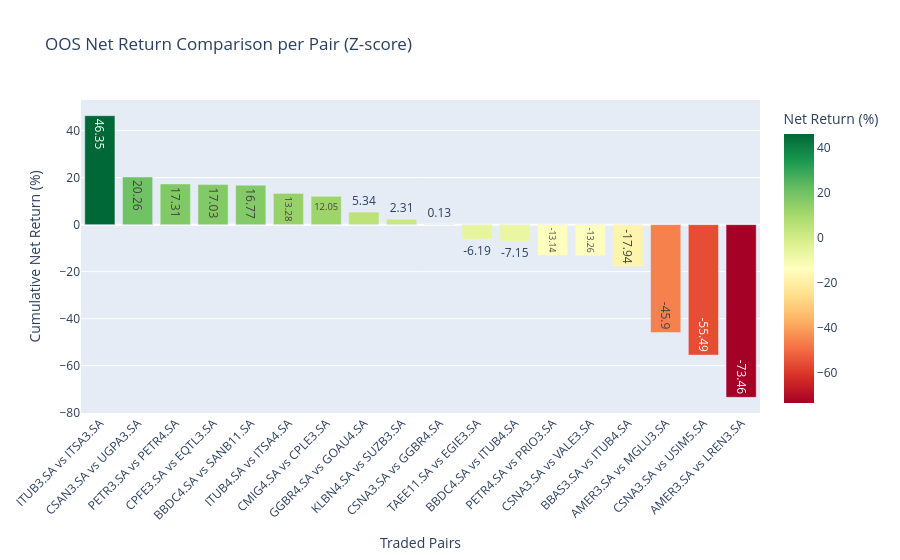
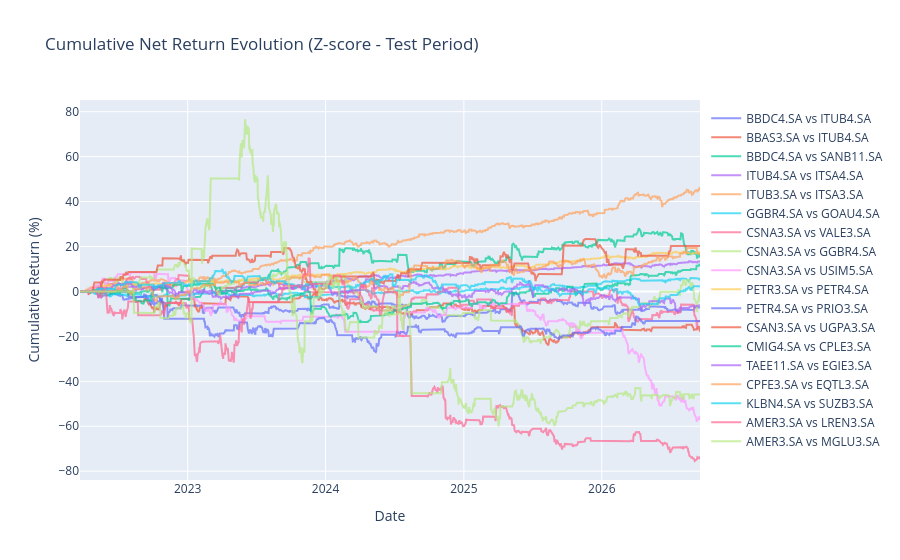

Write notebook code for charts like these, in order.
### Code cell
# ==============================================================================
# CONSOLIDATE METRICS AND VISUALIZE (OUT-OF-SAMPLE) - Z-SCORE
# ==============================================================================
summary_data = []

for pair_label, df in zscore_test_results.items():
    if df is not None and not df.empty:
        if is_compounding:
            gross_return = ((df['strategy_returns'].fillna(0.0) + 1.0).cumprod().iloc[-1] - 1.0) * 100.0
            net_return = ((df['net_strategy_returns'].fillna(0.0) + 1.0).cumprod().iloc[-1] - 1.0) * 100.0
        else:
            gross_return = df['strategy_returns'].fillna(0.0).sum() * 100.0
            net_return = df['net_strategy_returns'].fillna(0.0).sum() * 100.0
            
        cost_drag = gross_return - net_return
        summary_data.append({
            'Pair': pair_label,
            'Gross Return (%)': round(gross_return, 2),
            'Transaction Cost (%)': round(cost_drag, 2),
            'Net Return (%)': round(net_return, 2)
        })

if summary_data:
    df_summary = pd.DataFrame(summary_data).sort_values(by='Net Return (%)', ascending=False).reset_index(drop=True)
    calculation_mode = "COMPOUNDING (Reinvested)" if is_compounding else "SIMPLE (Fixed Size)"
    print(f"\nPERFORMANCE SUMMARY TABLE (OUT-OF-SAMPLE) - {calculation_mode}:\n")
    print(df_summary.to_string(index=False))

    fig_bar = px.bar(
        df_summary, x='Pair', y='Net Return (%)',
        title=f'OOS Net Return Comparison per Pair ({strategy_name_ZS})',
        color='Net Return (%)', color_continuous_scale='RdYlGn', text='Net Return (%)'
    )
    fig_bar.update_layout(xaxis_tickangle=-45, yaxis_title="Cumulative Net Return (%)", xaxis_title="Traded Pairs")
    fig_bar.show()

    fig_line = go.Figure()
    for pair_label, df in zscore_test_results.items():
        if df is not None and not df.empty:
            cum_returns = ((df['net_strategy_returns'].fillna(0.0) + 1.0).cumprod() - 1.0) * 100.0 if is_compounding else df['net_strategy_returns'].fillna(0.0).cumsum() * 100.0
            fig_line.add_trace(go.Scatter(x=df.index, y=cum_returns, mode='lines', name=pair_label, opacity=0.7))

    fig_line.update_layout(
        title=f'Cumulative Net Return Evolution ({strategy_name_ZS} - Test Period)',
        xaxis_title='Date', yaxis_title='Cumulative Return (%)', hovermode='x unified',
        legend=dict(yanchor="top", y=0.99, xanchor="left", x=1.01)
    )
    fig_line.show()

### Figure 1 — Plotly figure (JSON) as saved in the notebook; plotly's stock layout.template omitted (floating-point values rounded to 4 significant figures)
{"data": [{"alignmentgroup": "True", "hovertemplate": "Pair=%{x}<br>Net Return (%)=%{marker.color}<extra></extra>", "legendgroup": "", "marker": {"color": [46.35, 20.26, 17.31, 17.03, 16.77, 13.28, 12.05, 5.34, 2.31, 0.13, -6.19, -7.15, -13.14, -13.26, -17.94, -45.9, -55.49, -73.46], "coloraxis": "coloraxis", "pattern": {"shape": ""}}, "name": "", "offsetgroup": "", "orientation": "v", "showlegend": false, "text": [46.35, 20.26, 17.31, 17.03, 16.77, 13.28, 12.05, 5.34, 2.31, 0.13, -6.19, -7.15, -13.14, -13.26, -17.94, -45.9, -55.49, -73.46], "textposition": "auto", "type": "bar", "x": ["ITUB3.SA vs ITSA3.SA", "CSAN3.SA vs UGPA3.SA", "PETR3.SA vs PETR4.SA", "CPFE3.SA vs EQTL3.SA", "BBDC4.SA vs SANB11.SA", "ITUB4.SA vs ITSA4.SA", "CMIG4.SA vs CPLE3.SA", "GGBR4.SA vs GOAU4.SA", "KLBN4.SA vs SUZB3.SA", "CSNA3.SA vs GGBR4.SA", "TAEE11.SA vs EGIE3.SA", "BBDC4.SA vs ITUB4.SA", "PETR4.SA vs PRIO3.SA", "CSNA3.SA vs VALE3.SA", "BBAS3.SA vs ITUB4.SA", "AMER3.SA vs MGLU3.SA", "CSNA3.SA vs USIM5.SA", "AMER3.SA vs LREN3.SA"], "xaxis": "x", "y": [46.35, 20.26, 17.31, 17.03, 16.77, 13.28, 12.05, 5.34, 2.31, 0.13, -6.19, -7.15, -13.14, -13.26, -17.94, -45.9, -55.49, -73.46], "yaxis": "y"}], "layout": {"barmode": "relative", "coloraxis": {"colorbar": {"title": {"text": "Net Return (%)"}}, "colorscale": [[0, "rgb(165,0,38)"], [0.1, "rgb(215,48,39)"], [0.2, "rgb(244,109,67)"], [0.3, "rgb(253,174,97)"], [0.4, "rgb(254,224,139)"], [0.5, "rgb(255,255,191)"], [0.6, "rgb(217,239,139)"], [0.7, "rgb(166,217,106)"], [0.8, "rgb(102,189,99)"], [0.9, "rgb(26,152,80)"], [1, "rgb(0,104,55)"]]}, "legend": {"tracegroupgap": 0}, "title": {"text": "OOS Net Return Comparison per Pair (Z-score)"}, "xaxis": {"anchor": "y", "domain": [0, 1], "tickangle": -45, "title": {"text": "Traded Pairs"}}, "yaxis": {"anchor": "x", "domain": [0, 1], "title": {"text": "Cumulative Net Return (%)"}}}}

### Figure 2 — Plotly figure (JSON) as saved in the notebook; plotly's stock layout.template omitted (floating-point values rounded to 4 significant figures; data arrays with more than 128 entries replaced by an {"elided": "..."} marker saying what was removed)
{"data": [{"mode": "lines", "name": "BBDC4.SA vs ITUB4.SA", "opacity": 0.7, "type": "scatter", "x": {"elided": "1124 str values"}, "y": {"elided": "1124 float values"}}, {"mode": "lines", "name": "BBAS3.SA vs ITUB4.SA", "opacity": 0.7, "type": "scatter", "x": {"elided": "1124 str values"}, "y": {"elided": "1124 float values"}}, {"mode": "lines", "name": "BBDC4.SA vs SANB11.SA", "opacity": 0.7, "type": "scatter", "x": {"elided": "1124 str values"}, "y": {"elided": "1124 float values"}}, {"mode": "lines", "name": "ITUB4.SA vs ITSA4.SA", "opacity": 0.7, "type": "scatter", "x": {"elided": "1124 str values"}, "y": {"elided": "1124 float values"}}, {"mode": "lines", "name": "ITUB3.SA vs ITSA3.SA", "opacity": 0.7, "type": "scatter", "x": {"elided": "1124 str values"}, "y": {"elided": "1124 float values"}}, {"mode": "lines", "name": "GGBR4.SA vs GOAU4.SA", "opacity": 0.7, "type": "scatter", "x": {"elided": "1124 str values"}, "y": {"elided": "1124 float values"}}, {"mode": "lines", "name": "CSNA3.SA vs VALE3.SA", "opacity": 0.7, "type": "scatter", "x": {"elided": "1124 str values"}, "y": {"elided": "1124 float values"}}, {"mode": "lines", "name": "CSNA3.SA vs GGBR4.SA", "opacity": 0.7, "type": "scatter", "x": {"elided": "1124 str values"}, "y": {"elided": "1124 float values"}}, {"mode": "lines", "name": "CSNA3.SA vs USIM5.SA", "opacity": 0.7, "type": "scatter", "x": {"elided": "1124 str values"}, "y": {"elided": "1124 float values"}}, {"mode": "lines", "name": "PETR3.SA vs PETR4.SA", "opacity": 0.7, "type": "scatter", "x": {"elided": "1124 str values"}, "y": {"elided": "1124 float values"}}, {"mode": "lines", "name": "PETR4.SA vs PRIO3.SA", "opacity": 0.7, "type": "scatter", "x": {"elided": "1124 str values"}, "y": {"elided": "1124 float values"}}, {"mode": "lines", "name": "CSAN3.SA vs UGPA3.SA", "opacity": 0.7, "type": "scatter", "x": {"elided": "1124 str values"}, "y": {"elided": "1124 float values"}}, {"mode": "lines", "name": "CMIG4.SA vs CPLE3.SA", "opacity": 0.7, "type": "scatter", "x": {"elided": "1124 str values"}, "y": {"elided": "1124 float values"}}, {"mode": "lines", "name": "TAEE11.SA vs EGIE3.SA", "opacity": 0.7, "type": "scatter", "x": {"elided": "1124 str values"}, "y": {"elided": "1124 float values"}}, {"mode": "lines", "name": "CPFE3.SA vs EQTL3.SA", "opacity": 0.7, "type": "scatter", "x": {"elided": "1124 str values"}, "y": {"elided": "1124 float values"}}, {"mode": "lines", "name": "KLBN4.SA vs SUZB3.SA", "opacity": 0.7, "type": "scatter", "x": {"elided": "1124 str values"}, "y": {"elided": "1124 float values"}}, {"mode": "lines", "name": "AMER3.SA vs LREN3.SA", "opacity": 0.7, "type": "scatter", "x": {"elided": "1124 str values"}, "y": {"elided": "1124 float values"}}, {"mode": "lines", "name": "AMER3.SA vs MGLU3.SA", "opacity": 0.7, "type": "scatter", "x": {"elided": "1124 str values"}, "y": {"elided": "1124 float values"}}], "layout": {"hovermode": "x unified", "legend": {"x": 1.01, "xanchor": "left", "y": 0.99, "yanchor": "top"}, "title": {"text": "Cumulative Net Return Evolution (Z-score - Test Period)"}, "xaxis": {"title": {"text": "Date"}}, "yaxis": {"title": {"text": "Cumulative Return (%)"}}}}
